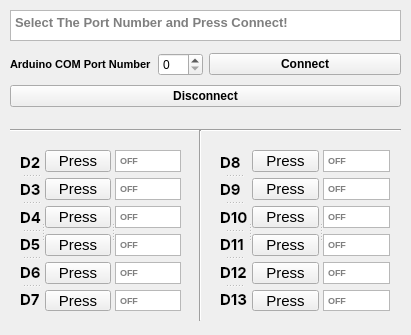
<?xml version="1.0" encoding="UTF-8"?>
<ui version="4.0">
 <class>Form</class>
 <widget class="QWidget" name="Form">
  <property name="geometry">
   <rect>
    <x>0</x>
    <y>0</y>
    <width>411</width>
    <height>335</height>
   </rect>
  </property>
  <property name="minimumSize">
   <size>
    <width>411</width>
    <height>335</height>
   </size>
  </property>
  <property name="maximumSize">
   <size>
    <width>411</width>
    <height>335</height>
   </size>
  </property>
  <property name="windowTitle">
   <string>Bulb</string>
  </property>
  <property name="windowIcon">
   <iconset>
    <normaloff>bulb.png</normaloff>bulb.png</iconset>
  </property>
  <property name="autoFillBackground">
   <bool>false</bool>
  </property>
  <property name="styleSheet">
   <string notr="true"/>
  </property>
  <widget class="QTextBrowser" name="textBrowserStatus">
   <property name="geometry">
    <rect>
     <x>10</x>
     <y>10</y>
     <width>391</width>
     <height>31</height>
    </rect>
   </property>
   <property name="font">
    <font>
     <pointsize>10</pointsize>
     <weight>75</weight>
     <bold>true</bold>
    </font>
   </property>
   <property name="cursor" stdset="0">
    <cursorShape>ForbiddenCursor</cursorShape>
   </property>
   <property name="whatsThis">
    <string/>
   </property>
   <property name="autoFillBackground">
    <bool>false</bool>
   </property>
   <property name="styleSheet">
    <string notr="true">text-align:center;</string>
   </property>
   <property name="frameShape">
    <enum>QFrame::StyledPanel</enum>
   </property>
   <property name="frameShadow">
    <enum>QFrame::Plain</enum>
   </property>
   <property name="lineWrapMode">
    <enum>QTextEdit::WidgetWidth</enum>
   </property>
   <property name="placeholderText">
    <string>Select The Port Number and Press Connect!</string>
   </property>
  </widget>
  <widget class="QWidget" name="layoutWidget">
   <property name="geometry">
    <rect>
     <x>10</x>
     <y>50</y>
     <width>391</width>
     <height>61</height>
    </rect>
   </property>
   <layout class="QVBoxLayout" name="verticalLayout">
    <item>
     <layout class="QHBoxLayout" name="horizontalLayout_2">
      <item>
       <layout class="QHBoxLayout" name="horizontalLayout">
        <item>
         <widget class="QLabel" name="label_2">
          <property name="font">
           <font>
            <pointsize>8</pointsize>
            <weight>75</weight>
            <bold>true</bold>
           </font>
          </property>
          <property name="text">
           <string>Arduino COM Port Number</string>
          </property>
         </widget>
        </item>
        <item>
         <widget class="QSpinBox" name="spinBox">
          <property name="readOnly">
           <bool>false</bool>
          </property>
         </widget>
        </item>
       </layout>
      </item>
      <item>
       <widget class="QPushButton" name="pButtonC">
        <property name="font">
         <font>
          <weight>75</weight>
          <bold>true</bold>
         </font>
        </property>
        <property name="toolTip">
         <string>Enter</string>
        </property>
        <property name="text">
         <string>Connect</string>
        </property>
        <property name="shortcut">
         <string>Return</string>
        </property>
       </widget>
      </item>
     </layout>
    </item>
    <item>
     <widget class="QPushButton" name="pButtonD">
      <property name="font">
       <font>
        <weight>75</weight>
        <bold>true</bold>
       </font>
      </property>
      <property name="toolTip">
       <string>Space</string>
      </property>
      <property name="text">
       <string>Disconnect</string>
      </property>
      <property name="shortcut">
       <string>Space</string>
      </property>
     </widget>
    </item>
   </layout>
  </widget>
  <widget class="QSplitter" name="splitter_4">
   <property name="geometry">
    <rect>
     <x>20</x>
     <y>150</y>
     <width>161</width>
     <height>161</height>
    </rect>
   </property>
   <property name="orientation">
    <enum>Qt::Horizontal</enum>
   </property>
   <widget class="QSplitter" name="splitter_3">
    <property name="orientation">
     <enum>Qt::Vertical</enum>
    </property>
    <widget class="QLabel" name="label">
     <property name="font">
      <font>
       <family>SF Pro Display</family>
       <pointsize>11</pointsize>
       <weight>75</weight>
       <bold>true</bold>
      </font>
     </property>
     <property name="text">
      <string>D2</string>
     </property>
    </widget>
    <widget class="QLabel" name="label_5">
     <property name="font">
      <font>
       <family>SF Pro Display</family>
       <pointsize>11</pointsize>
       <weight>75</weight>
       <bold>true</bold>
      </font>
     </property>
     <property name="text">
      <string>D3</string>
     </property>
    </widget>
    <widget class="QLabel" name="label_4">
     <property name="font">
      <font>
       <family>SF Pro Display</family>
       <pointsize>11</pointsize>
       <weight>75</weight>
       <bold>true</bold>
      </font>
     </property>
     <property name="text">
      <string>D4</string>
     </property>
    </widget>
    <widget class="QLabel" name="label_3">
     <property name="font">
      <font>
       <family>SF Pro Display</family>
       <pointsize>11</pointsize>
       <weight>75</weight>
       <bold>true</bold>
      </font>
     </property>
     <property name="text">
      <string>D5</string>
     </property>
    </widget>
    <widget class="QLabel" name="label_6">
     <property name="font">
      <font>
       <family>SF Pro Display</family>
       <pointsize>11</pointsize>
       <weight>75</weight>
       <bold>true</bold>
      </font>
     </property>
     <property name="text">
      <string>D6</string>
     </property>
    </widget>
    <widget class="QLabel" name="label_7">
     <property name="font">
      <font>
       <family>SF Pro Display</family>
       <pointsize>11</pointsize>
       <weight>75</weight>
       <bold>true</bold>
      </font>
     </property>
     <property name="text">
      <string>D7</string>
     </property>
    </widget>
   </widget>
   <widget class="QSplitter" name="splitter">
    <property name="orientation">
     <enum>Qt::Horizontal</enum>
    </property>
    <widget class="QWidget" name="layoutWidget">
     <layout class="QVBoxLayout" name="verticalLayout_2">
      <item>
       <widget class="QPushButton" name="pBotton2">
        <property name="font">
         <font>
          <family>MS Shell Dlg 2</family>
          <pointsize>11</pointsize>
          <weight>50</weight>
          <bold>false</bold>
         </font>
        </property>
        <property name="toolTip">
         <string>1</string>
        </property>
        <property name="autoFillBackground">
         <bool>false</bool>
        </property>
        <property name="text">
         <string>Press</string>
        </property>
        <property name="shortcut">
         <string>1</string>
        </property>
        <property name="checkable">
         <bool>true</bool>
        </property>
       </widget>
      </item>
      <item>
       <widget class="QPushButton" name="pBotton3">
        <property name="font">
         <font>
          <family>MS Shell Dlg 2</family>
          <pointsize>11</pointsize>
          <weight>50</weight>
          <bold>false</bold>
         </font>
        </property>
        <property name="toolTip">
         <string>2</string>
        </property>
        <property name="autoFillBackground">
         <bool>false</bool>
        </property>
        <property name="text">
         <string>Press</string>
        </property>
        <property name="shortcut">
         <string>2</string>
        </property>
        <property name="checkable">
         <bool>true</bool>
        </property>
       </widget>
      </item>
      <item>
       <widget class="QPushButton" name="pBotton4">
        <property name="font">
         <font>
          <family>MS Shell Dlg 2</family>
          <pointsize>11</pointsize>
          <weight>50</weight>
          <bold>false</bold>
         </font>
        </property>
        <property name="toolTip">
         <string>3</string>
        </property>
        <property name="autoFillBackground">
         <bool>false</bool>
        </property>
        <property name="text">
         <string>Press</string>
        </property>
        <property name="shortcut">
         <string>3</string>
        </property>
        <property name="checkable">
         <bool>true</bool>
        </property>
       </widget>
      </item>
      <item>
       <widget class="QPushButton" name="pBotton5">
        <property name="font">
         <font>
          <family>MS Shell Dlg 2</family>
          <pointsize>11</pointsize>
          <weight>50</weight>
          <bold>false</bold>
         </font>
        </property>
        <property name="toolTip">
         <string>4</string>
        </property>
        <property name="autoFillBackground">
         <bool>false</bool>
        </property>
        <property name="text">
         <string>Press</string>
        </property>
        <property name="shortcut">
         <string>4</string>
        </property>
        <property name="checkable">
         <bool>true</bool>
        </property>
       </widget>
      </item>
      <item>
       <widget class="QPushButton" name="pBotton6">
        <property name="font">
         <font>
          <family>MS Shell Dlg 2</family>
          <pointsize>11</pointsize>
          <weight>50</weight>
          <bold>false</bold>
         </font>
        </property>
        <property name="toolTip">
         <string>5</string>
        </property>
        <property name="autoFillBackground">
         <bool>false</bool>
        </property>
        <property name="text">
         <string>Press</string>
        </property>
        <property name="shortcut">
         <string>5</string>
        </property>
        <property name="checkable">
         <bool>true</bool>
        </property>
       </widget>
      </item>
      <item>
       <widget class="QPushButton" name="pBotton7">
        <property name="font">
         <font>
          <family>MS Shell Dlg 2</family>
          <pointsize>11</pointsize>
          <weight>50</weight>
          <bold>false</bold>
         </font>
        </property>
        <property name="toolTip">
         <string>6</string>
        </property>
        <property name="autoFillBackground">
         <bool>false</bool>
        </property>
        <property name="text">
         <string>Press</string>
        </property>
        <property name="shortcut">
         <string>6</string>
        </property>
        <property name="checkable">
         <bool>true</bool>
        </property>
       </widget>
      </item>
     </layout>
    </widget>
    <widget class="QWidget" name="layoutWidget">
     <layout class="QVBoxLayout" name="verticalLayout_3">
      <item>
       <widget class="QTextBrowser" name="textBrowser2">
        <property name="font">
         <font>
          <family>MS Shell Dlg 2</family>
          <pointsize>7</pointsize>
          <weight>75</weight>
          <bold>true</bold>
         </font>
        </property>
        <property name="placeholderText">
         <string>OFF</string>
        </property>
       </widget>
      </item>
      <item>
       <widget class="QTextBrowser" name="textBrowser3">
        <property name="font">
         <font>
          <family>MS Shell Dlg 2</family>
          <pointsize>7</pointsize>
          <weight>75</weight>
          <bold>true</bold>
         </font>
        </property>
        <property name="placeholderText">
         <string>OFF</string>
        </property>
       </widget>
      </item>
      <item>
       <widget class="QTextBrowser" name="textBrowser4">
        <property name="font">
         <font>
          <family>MS Shell Dlg 2</family>
          <pointsize>7</pointsize>
          <weight>75</weight>
          <bold>true</bold>
         </font>
        </property>
        <property name="placeholderText">
         <string>OFF</string>
        </property>
       </widget>
      </item>
      <item>
       <widget class="QTextBrowser" name="textBrowser5">
        <property name="font">
         <font>
          <family>MS Shell Dlg 2</family>
          <pointsize>7</pointsize>
          <weight>75</weight>
          <bold>true</bold>
         </font>
        </property>
        <property name="placeholderText">
         <string>OFF</string>
        </property>
       </widget>
      </item>
      <item>
       <widget class="QTextBrowser" name="textBrowser6">
        <property name="font">
         <font>
          <family>MS Shell Dlg 2</family>
          <pointsize>7</pointsize>
          <weight>75</weight>
          <bold>true</bold>
         </font>
        </property>
        <property name="placeholderText">
         <string>OFF</string>
        </property>
       </widget>
      </item>
      <item>
       <widget class="QTextBrowser" name="textBrowser7">
        <property name="font">
         <font>
          <family>MS Shell Dlg 2</family>
          <pointsize>7</pointsize>
          <weight>75</weight>
          <bold>true</bold>
         </font>
        </property>
        <property name="placeholderText">
         <string>OFF</string>
        </property>
       </widget>
      </item>
     </layout>
    </widget>
   </widget>
  </widget>
  <widget class="QSplitter" name="splitter_6">
   <property name="geometry">
    <rect>
     <x>220</x>
     <y>150</y>
     <width>171</width>
     <height>161</height>
    </rect>
   </property>
   <property name="orientation">
    <enum>Qt::Horizontal</enum>
   </property>
   <widget class="QSplitter" name="splitter_5">
    <property name="orientation">
     <enum>Qt::Vertical</enum>
    </property>
    <widget class="QLabel" name="label_8">
     <property name="font">
      <font>
       <family>SF Pro Display</family>
       <pointsize>11</pointsize>
       <weight>75</weight>
       <bold>true</bold>
      </font>
     </property>
     <property name="text">
      <string>D8</string>
     </property>
    </widget>
    <widget class="QLabel" name="label_9">
     <property name="font">
      <font>
       <family>SF Pro Display</family>
       <pointsize>11</pointsize>
       <weight>75</weight>
       <bold>true</bold>
      </font>
     </property>
     <property name="text">
      <string>D9</string>
     </property>
    </widget>
    <widget class="QLabel" name="label_10">
     <property name="font">
      <font>
       <family>SF Pro Display</family>
       <pointsize>11</pointsize>
       <weight>75</weight>
       <bold>true</bold>
      </font>
     </property>
     <property name="text">
      <string>D10</string>
     </property>
    </widget>
    <widget class="QLabel" name="label_13">
     <property name="font">
      <font>
       <family>SF Pro Display</family>
       <pointsize>11</pointsize>
       <weight>75</weight>
       <bold>true</bold>
      </font>
     </property>
     <property name="text">
      <string>D11</string>
     </property>
    </widget>
    <widget class="QLabel" name="label_12">
     <property name="font">
      <font>
       <family>SF Pro Display</family>
       <pointsize>11</pointsize>
       <weight>75</weight>
       <bold>true</bold>
      </font>
     </property>
     <property name="text">
      <string>D12</string>
     </property>
    </widget>
    <widget class="QLabel" name="label_11">
     <property name="font">
      <font>
       <family>SF Pro Display</family>
       <pointsize>11</pointsize>
       <weight>75</weight>
       <bold>true</bold>
      </font>
     </property>
     <property name="text">
      <string>D13</string>
     </property>
    </widget>
   </widget>
   <widget class="QSplitter" name="splitter_2">
    <property name="orientation">
     <enum>Qt::Horizontal</enum>
    </property>
    <widget class="QWidget" name="layoutWidget">
     <layout class="QVBoxLayout" name="verticalLayout_4">
      <item>
       <widget class="QPushButton" name="pBotton8">
        <property name="font">
         <font>
          <family>MS Shell Dlg 2</family>
          <pointsize>11</pointsize>
          <weight>50</weight>
          <bold>false</bold>
         </font>
        </property>
        <property name="toolTip">
         <string>7</string>
        </property>
        <property name="autoFillBackground">
         <bool>false</bool>
        </property>
        <property name="text">
         <string>Press</string>
        </property>
        <property name="shortcut">
         <string>7</string>
        </property>
        <property name="checkable">
         <bool>true</bool>
        </property>
       </widget>
      </item>
      <item>
       <widget class="QPushButton" name="pBotton9">
        <property name="font">
         <font>
          <family>MS Shell Dlg 2</family>
          <pointsize>11</pointsize>
          <weight>50</weight>
          <bold>false</bold>
         </font>
        </property>
        <property name="toolTip">
         <string>8</string>
        </property>
        <property name="autoFillBackground">
         <bool>false</bool>
        </property>
        <property name="text">
         <string>Press</string>
        </property>
        <property name="shortcut">
         <string>8</string>
        </property>
        <property name="checkable">
         <bool>true</bool>
        </property>
       </widget>
      </item>
      <item>
       <widget class="QPushButton" name="pBotton10">
        <property name="font">
         <font>
          <family>MS Shell Dlg 2</family>
          <pointsize>11</pointsize>
          <weight>50</weight>
          <bold>false</bold>
         </font>
        </property>
        <property name="toolTip">
         <string>9</string>
        </property>
        <property name="autoFillBackground">
         <bool>false</bool>
        </property>
        <property name="text">
         <string>Press</string>
        </property>
        <property name="shortcut">
         <string>9</string>
        </property>
        <property name="checkable">
         <bool>true</bool>
        </property>
       </widget>
      </item>
      <item>
       <widget class="QPushButton" name="pBotton11">
        <property name="font">
         <font>
          <family>MS Shell Dlg 2</family>
          <pointsize>11</pointsize>
          <weight>50</weight>
          <bold>false</bold>
         </font>
        </property>
        <property name="toolTip">
         <string>/</string>
        </property>
        <property name="autoFillBackground">
         <bool>false</bool>
        </property>
        <property name="text">
         <string>Press</string>
        </property>
        <property name="shortcut">
         <string>/</string>
        </property>
        <property name="checkable">
         <bool>true</bool>
        </property>
       </widget>
      </item>
      <item>
       <widget class="QPushButton" name="pBotton12">
        <property name="font">
         <font>
          <family>MS Shell Dlg 2</family>
          <pointsize>11</pointsize>
          <weight>50</weight>
          <bold>false</bold>
         </font>
        </property>
        <property name="toolTip">
         <string>*</string>
        </property>
        <property name="autoFillBackground">
         <bool>false</bool>
        </property>
        <property name="text">
         <string>Press</string>
        </property>
        <property name="shortcut">
         <string>*</string>
        </property>
        <property name="checkable">
         <bool>true</bool>
        </property>
       </widget>
      </item>
      <item>
       <widget class="QPushButton" name="pBotton13">
        <property name="font">
         <font>
          <family>MS Shell Dlg 2</family>
          <pointsize>11</pointsize>
          <weight>50</weight>
          <bold>false</bold>
         </font>
        </property>
        <property name="toolTip">
         <string>-</string>
        </property>
        <property name="autoFillBackground">
         <bool>false</bool>
        </property>
        <property name="text">
         <string>Press</string>
        </property>
        <property name="shortcut">
         <string>-</string>
        </property>
        <property name="checkable">
         <bool>true</bool>
        </property>
       </widget>
      </item>
     </layout>
    </widget>
    <widget class="QWidget" name="layoutWidget">
     <layout class="QVBoxLayout" name="verticalLayout_5">
      <item>
       <widget class="QTextBrowser" name="textBrowser8">
        <property name="font">
         <font>
          <family>MS Shell Dlg 2</family>
          <pointsize>7</pointsize>
          <weight>75</weight>
          <bold>true</bold>
         </font>
        </property>
        <property name="placeholderText">
         <string>OFF</string>
        </property>
       </widget>
      </item>
      <item>
       <widget class="QTextBrowser" name="textBrowser9">
        <property name="font">
         <font>
          <family>MS Shell Dlg 2</family>
          <pointsize>7</pointsize>
          <weight>75</weight>
          <bold>true</bold>
         </font>
        </property>
        <property name="placeholderText">
         <string>OFF</string>
        </property>
       </widget>
      </item>
      <item>
       <widget class="QTextBrowser" name="textBrowser10">
        <property name="font">
         <font>
          <family>MS Shell Dlg 2</family>
          <pointsize>7</pointsize>
          <weight>75</weight>
          <bold>true</bold>
         </font>
        </property>
        <property name="placeholderText">
         <string>OFF</string>
        </property>
       </widget>
      </item>
      <item>
       <widget class="QTextBrowser" name="textBrowser11">
        <property name="font">
         <font>
          <family>MS Shell Dlg 2</family>
          <pointsize>7</pointsize>
          <weight>75</weight>
          <bold>true</bold>
         </font>
        </property>
        <property name="placeholderText">
         <string>OFF</string>
        </property>
       </widget>
      </item>
      <item>
       <widget class="QTextBrowser" name="textBrowser12">
        <property name="font">
         <font>
          <family>MS Shell Dlg 2</family>
          <pointsize>7</pointsize>
          <weight>75</weight>
          <bold>true</bold>
         </font>
        </property>
        <property name="placeholderText">
         <string>OFF</string>
        </property>
       </widget>
      </item>
      <item>
       <widget class="QTextBrowser" name="textBrowser13">
        <property name="font">
         <font>
          <family>MS Shell Dlg 2</family>
          <pointsize>7</pointsize>
          <weight>75</weight>
          <bold>true</bold>
         </font>
        </property>
        <property name="placeholderText">
         <string>OFF</string>
        </property>
       </widget>
      </item>
     </layout>
    </widget>
   </widget>
  </widget>
  <widget class="Line" name="line">
   <property name="geometry">
    <rect>
     <x>-160</x>
     <y>350</y>
     <width>118</width>
     <height>3</height>
    </rect>
   </property>
   <property name="orientation">
    <enum>Qt::Horizontal</enum>
   </property>
  </widget>
  <widget class="Line" name="line_2">
   <property name="geometry">
    <rect>
     <x>10</x>
     <y>115</y>
     <width>391</width>
     <height>31</height>
    </rect>
   </property>
   <property name="frameShadow">
    <enum>QFrame::Sunken</enum>
   </property>
   <property name="orientation">
    <enum>Qt::Horizontal</enum>
   </property>
  </widget>
  <widget class="Line" name="line_3">
   <property name="geometry">
    <rect>
     <x>190</x>
     <y>130</y>
     <width>20</width>
     <height>191</height>
    </rect>
   </property>
   <property name="orientation">
    <enum>Qt::Vertical</enum>
   </property>
  </widget>
 </widget>
 <resources/>
 <connections/>
</ui>
